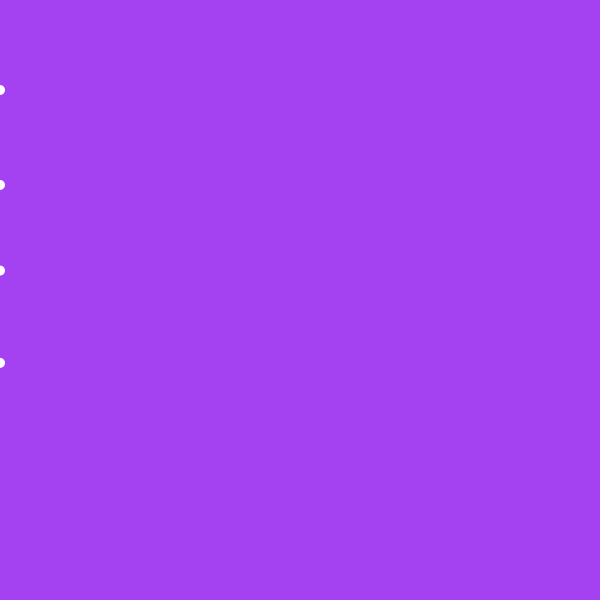
Frame 1 (no input)
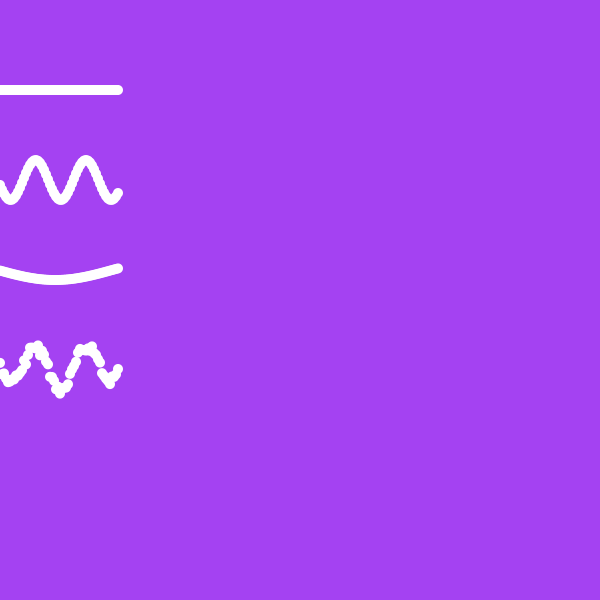
Frame 60 (the mouse pressed at the canvas centre just before this capture)
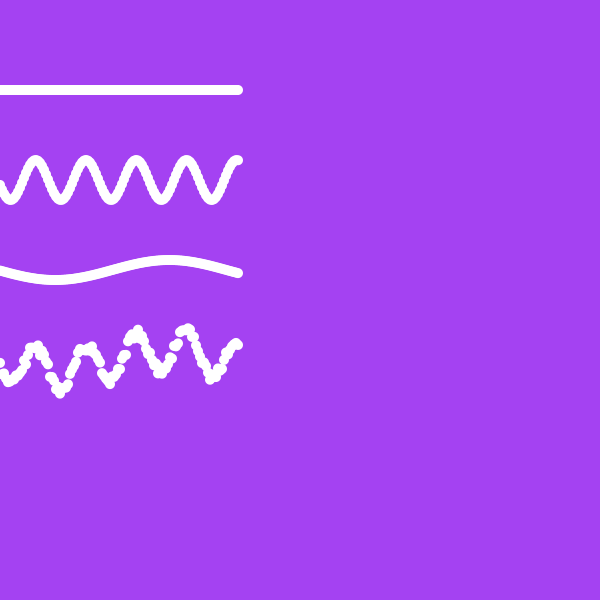
Frame 120 (the mouse held since frame 60 and released just before this capture)

The Processing sketch that drew these frames (run headless with seeded random() and noise(); from frame 60 on, the mouse is pressed at the canvas centre):

// Processing sketch: adding_movements
// ── adding_movements.pde
float x = 0;
void setup() {
  size(600, 600);
  background(random(255),random(255),random(255));
  fill(255);
  noStroke();
}
void draw() {
  float y;
  
  y = height*0.15;
  ellipse(x, y, 10, 10);

  y = height*0.3 + 20 * sin(frameCount * 0.25);
  ellipse(x, y, 10, 10);

  y = height*0.45 + 10 * sin(frameCount * 0.055);
  ellipse(x, y, 10, 10);

  y = height*0.6 + 20 * sin(frameCount * 0.25) + 
    10 * sin(frameCount * 0.055) + random(-5, 5);
  ellipse(x, y, 10, 10);

  x = x + 2;
}

void keyPressed() {
  if(key == 's') {
    save("additive.png");
  }
}
